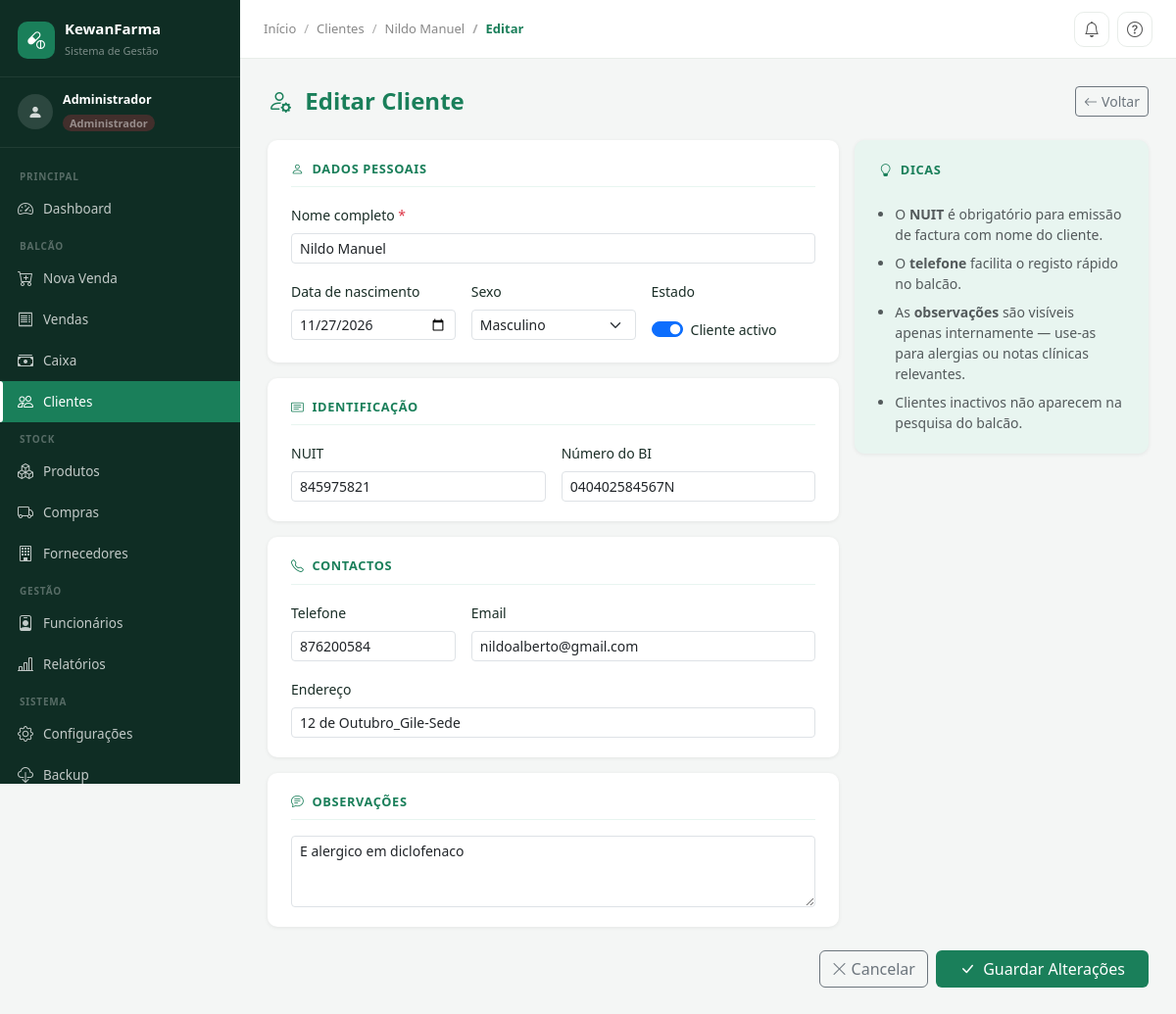
Screenshot of /clientes/1/editar (signed in) with the database file from the repository.
### tables this page shows
CREATE TABLE `clientes` (
  `id` int(10) unsigned NOT NULL AUTO_INCREMENT,
  `nome` varchar(150) NOT NULL,
  `nuit` varchar(20) DEFAULT NULL,
  `bi` varchar(20) DEFAULT NULL,
  `telefone` varchar(20) DEFAULT NULL,
  `email` varchar(180) DEFAULT NULL,
  `endereco` varchar(255) DEFAULT NULL,
  `data_nascimento` date DEFAULT NULL,
  `sexo` enum('M','F','outro') DEFAULT NULL,
  `observacoes` text DEFAULT NULL,
  `ativo` tinyint(1) NOT NULL DEFAULT 1,
  `criado_em` timestamp NOT NULL DEFAULT current_timestamp(),
  `actualizado_em` timestamp NOT NULL DEFAULT current_timestamp() ON UPDATE current_timestamp(),
  PRIMARY KEY (`id`),
  UNIQUE KEY `uq_clientes_nuit` (`nuit`),
  KEY `idx_clientes_nome` (`nome`),
  KEY `idx_clientes_telefone` (`telefone`),
  KEY `idx_clientes_ativo` (`ativo`)
);

### app/Controllers/ClienteController.php (called while the page is built, shortened)
<?php
class ClienteController
{
    private Cliente $model;
    public function __construct()
    {
        $this->model = new Cliente();
    }
    public function edit(string $id): void
    {
        $cliente = $this->model->findById((int) $id);
        View::render('clientes.form', [
            'titulo'    => 'Editar — ' . $cliente['nome'],
            'activePage'=> 'clientes',
            'breadcrumb'=> ['Clientes' => '/clientes', $cliente['nome'] => '/clientes/' . $id, 'Editar' => null],
            'cliente'   => $cliente,
            'erros'     => [],
            'modo'      => 'editar',
        ]);
    }
}

### core/App.php (called while the page is built, shortened)
<?php
class App {
    public static function run(): void {
        $router = new Router();
        $url    = $_GET['url'] ?? '/';
        $method = $_SERVER['REQUEST_METHOD'];
        $router->dispatch('/' . trim($url, '/'), $method);
    }
}

### public/index.php (called while the page is built, shortened)
<?php
\Core\App::run();

### core/Database.php (called while the page is built, shortened)
<?php
class Database {
    private static ?PDO $instance = null;
    public static function getInstance(): PDO {
        if (self::$instance === null) {
            $dsn = sprintf(
                'mysql:host=%s;port=%s;dbname=%s;charset=utf8mb4',
                $_ENV['DB_HOST'], $_ENV['DB_PORT'], $_ENV['DB_NAME']
            );
            try {
                self::$instance = new PDO($dsn, $_ENV['DB_USER'], $_ENV['DB_PASS'], [
                    PDO::ATTR_ERRMODE            => PDO::ERRMODE_EXCEPTION,
                    PDO::ATTR_DEFAULT_FETCH_MODE => PDO::FETCH_ASSOC,
                    PDO::ATTR_EMULATE_PREPARES   => false,
                ]);
            } catch (PDOException $e) {
                error_log('DB Error: ' . $e->getMessage());
                die(json_encode(['erro' => 'Falha na ligação ao banco de dados.']));
            }
        }
        return self::$instance;
    }
}

### core/BaseModel.php (called while the page is built, shortened)
<?php
abstract class BaseModel {
    protected PDO $db;
    protected string $table = '';
    protected string $primaryKey = 'id';
    public function __construct() {
        $this->db = Database::getInstance();
    }
    public function findById(int $id): ?array {
        $stmt = $this->db->prepare("SELECT * FROM {$this->table} WHERE {$this->primaryKey} = :id LIMIT 1");
        $stmt->execute(['id' => $id]);
        return $stmt->fetch() ?: null;
    }
}

### app/Views/clientes/form.php (the view, shortened to what this page needs)
<?php
$APP = $_ENV['APP_URL'] ?? '';
$c   = $cliente ?? [];
$e   = $erros   ?? [];
function oldC(array $c, string $k, $d = ''): string { return htmlspecialchars((string)($c[$k] ?? $d)); }
function selC(array $c, string $k, $v): string { return ($c[$k] ?? '') == $v ? 'selected':''; }
?>
<div class="d-flex align-items-center justify-content-between mb-4 flex-wrap gap-2">
  <h1 class="h4 fw-bold mb-0" style="color:var(--kf-primary)">
    <i class="bi bi-person-<?= $modo === 'criar' ? 'plus' : 'gear' ?> me-2"></i>
    <?= $modo === 'criar' ? 'Novo Cliente' : 'Editar Cliente' ?>
  </h1>
  <a href="<?= $APP ?>/clientes" class="btn btn-sm btn-outline-secondary">
    <i class="bi bi-arrow-left me-1"></i>Voltar
  </a>
</div>
<form method="POST"
      action="<?= $APP ?>/clientes/<?= $modo === 'editar' ? ($c['id'].'/editar') : 'novo' ?>"
      novalidate>
  <div class="row g-0">
    <div class="col-12 col-lg-8 pe-lg-3">
      <div class="form-section">
        <div class="form-section-title"><i class="bi bi-person"></i> Dados Pessoais</div>
        <div class="row g-3">
          <div class="col-12">
            <label class="form-label small required">Nome completo</label>
            <input type="text" name="nome" class="form-control form-control-sm <?= isset($e['nome']) ? 'is-invalid':'' ?>"
                   value="<?= oldC($c,'nome') ?>" required>
          </div>
          <div class="col-sm-4">
            <label class="form-label small">Data de nascimento</label>
            <input type="date" name="data_nascimento" class="form-control form-control-sm"
                   value="<?= oldC($c,'data_nascimento') ?>">
          </div>
          <div class="col-sm-4">
            <label class="form-label small">Sexo</label>
            <select name="sexo" class="form-select form-select-sm">
              <option value="M"     <?= selC($c,'sexo','M') ?>>Masculino</option>
            </select>
          </div>
          <div class="col-sm-4">
            <label class="form-label small">Estado</label>
            <div class="form-check form-switch mt-2">
              <input class="form-check-input" type="checkbox" name="ativo" id="ativo"
                     <?= ($c['ativo'] ?? 1) ? 'checked':'' ?>>
              <label class="form-check-label small" for="ativo">Cliente activo</label>
            </div>
          </div>
        </div>
      </div>
      <div class="form-section">
        <div class="form-section-title"><i class="bi bi-card-text"></i> Identificação</div>
        <div class="row g-3">
          <div class="col-sm-6">
            <label class="form-label small">NUIT</label>
            <input type="text" name="nuit" class="form-control form-control-sm <?= isset($e['nuit']) ? 'is-invalid':'' ?>"
                   value="<?= oldC($c,'nuit') ?>" placeholder="9 dígitos">
          </div>
          <div class="col-sm-6">
            <label class="form-label small">Número do BI</label>
            <input type="text" name="bi" class="form-control form-control-sm"
                   value="<?= oldC($c,'bi') ?>">
          </div>
        </div>
      </div>
      <div class="form-section">
        <div class="form-section-title"><i class="bi bi-telephone"></i> Contactos</div>
        <div class="row g-3">
          <div class="col-sm-4">
            <label class="form-label small">Telefone</label>
            <input type="tel" name="telefone" class="form-control form-control-sm"
                   value="<?= oldC($c,'telefone') ?>" placeholder="ex: 84 xxx xxxx">
          </div>
          <div class="col-sm-8">
            <label class="form-label small">Email</label>
            <input type="email" name="email" class="form-control form-control-sm <?= isset($e['email']) ? 'is-invalid':'' ?>"
                   value="<?= oldC($c,'email') ?>">
          </div>
          <div class="col-12">
            <label class="form-label small">Endereço</label>
            <input type="text" name="endereco" class="form-control form-control-sm"
                   value="<?= oldC($c,'endereco') ?>" placeholder="Rua, bairro, cidade">
          </div>
        </div>
      </div>
      <div class="form-section">
        <div class="form-section-title"><i class="bi bi-chat-text"></i> Observações</div>
        <textarea name="observacoes" class="form-control form-control-sm" rows="3"
                  placeholder="Alergias, notas clínicas, preferências..."><?= oldC($c,'observacoes') ?></textarea>
      </div>
    </div>
    <div class="col-12 col-lg-4">
      <div class="form-section" style="background:var(--kf-primary-light);border:1px solid var(--kf-primary-light)">
        <div class="form-section-title"><i class="bi bi-lightbulb"></i> Dicas</div>
        <ul class="small text-muted ps-3 mb-0">
          <li class="mb-2">O <strong>NUIT</strong> é obrigatório para emissão de factura com nome do cliente.</li>
          <li class="mb-2">O <strong>telefone</strong> facilita o registo rápido no balcão.</li>
          <li class="mb-2">As <strong>observações</strong> são visíveis apenas internamente — use-as para alergias ou notas clínicas relevantes.</li>
          <li>Clientes inactivos não aparecem na pesquisa do balcão.</li>
        </ul>
      </div>
    </div>
  </div>
  <div class="d-flex gap-2 justify-content-end mt-2 mb-4">
    <a href="<?= $APP ?>/clientes" class="btn btn-outline-secondary">
      <i class="bi bi-x-lg me-1"></i>Cancelar
    </a>
    <button type="submit" class="btn px-4" style="background:var(--kf-primary);color:#fff;border:none">
      <i class="bi bi-check-lg me-1"></i>
      <?= $modo === 'criar' ? 'Registar Cliente' : 'Guardar Alterações' ?>
    </button>
  </div>
</form>

### core/Router.php (shortened to what this page needs)
<?php
class Router {
    private array $routes = [];
    public function get(string $path, array $action): void {
        $this->routes['GET'][$path] = $action;
    }
    public function post(string $path, array $action): void {
        $this->routes['POST'][$path] = $action;
    }
    public function dispatch(string $url, string $method): void {
        $url    = rtrim($url, '/') ?: '/';
        $method = strtoupper($method);
        foreach ($this->routes[$method] ?? [] as $pattern => $action) {
            $regex = preg_replace('/\{(\w+)\}/', '(?P<$1>[^/]+)', $pattern);
            if (preg_match('#^' . $regex . '$#', $url, $matches)) {
                $params = array_filter($matches, 'is_string', ARRAY_FILTER_USE_KEY);
                [$controllerName, $methodName] = $action;
                (new $class)->{$methodName}(...array_values($params));
                return;
            }
        }
    }
}

### app/Views/layouts/base.php (style rules this page uses)
:root { --kf-primary: #1a7f5a; --kf-primary-dark: #0d5c41; --kf-primary-light: #e8f5f0; --kf-sidebar-bg: #0f2d24; --kf-sidebar-hover: #1a4a35; --kf-sidebar-active:#1a7f5a; --kf-sidebar-text: rgba(255,255,255,.75); --kf-sidebar-width: 245px; --kf-header-h: 60px; }
*, *::before, *::after { box-sizing: border-box; margin: 0; padding: 0; }
body { font-family: 'Segoe UI', system-ui, sans-serif; background: #f4f6f5; color: #1a2e27; min-height: 100vh; }

### app/Views/clientes/form.php (style rules this page uses)
.form-section { background:#fff; border-radius:10px; padding:1.25rem 1.5rem; margin-bottom:1rem; box-shadow:0 1px 4px rgba(0,0,0,.07); }
.form-section-title { font-weight:600; font-size:.8rem; text-transform:uppercase; letter-spacing:.05em; color:var(--kf-primary); border-bottom:1px solid var(--kf-primary-light); padding-bottom:.5rem; margin-bottom:1rem; display:flex; align-items:center; gap:.5rem; }
.required::after { content:" *"; color:#dc3545; }

### rows the page displays
clientes: nome "Nildo Manuel", data_nascimento "11/27/2026", ativo "☑", nuit "845975821", bi "040402584567N", telefone "876200584", email "nildoalberto@gmail.com", endereco "12 de Outubro_Gile-Sede", observacoes "E alergico em diclofenaco"

### other values shown
$label "Clientes"
$label "Nildo Manuel"
$label "Editar"
